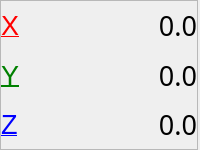
  <widget class="QDockWidget" name="positionDockWidget">
   <property name="enabled">
    <bool>true</bool>
   </property>
   <property name="minimumSize">
    <size>
     <width>117</width>
     <height>150</height>
    </size>
   </property>
   <property name="maximumSize">
    <size>
     <width>300</width>
     <height>150</height>
    </size>
   </property>
   <property name="features">
    <set>QDockWidget::DockWidgetClosable|QDockWidget::DockWidgetMovable</set>
   </property>
   <property name="windowTitle">
    <string>Tool Position</string>
   </property>
   <attribute name="dockWidgetArea">
    <number>2</number>
   </attribute>
   <widget class="QWidget" name="dockWidgetContents_3">
    <layout class="QVBoxLayout" name="verticalLayout_10">
     <property name="spacing">
      <number>0</number>
     </property>
     <property name="leftMargin">
      <number>0</number>
     </property>
     <property name="topMargin">
      <number>0</number>
     </property>
     <property name="rightMargin">
      <number>2</number>
     </property>
     <property name="bottomMargin">
      <number>0</number>
     </property>
     <item>
      <widget class="QFrame" name="frame_6">
       <property name="frameShape">
        <enum>QFrame::StyledPanel</enum>
       </property>
       <property name="frameShadow">
        <enum>QFrame::Raised</enum>
       </property>
       <layout class="QVBoxLayout" name="verticalLayout_19">
        <property name="spacing">
         <number>0</number>
        </property>
        <property name="leftMargin">
         <number>0</number>
        </property>
        <property name="topMargin">
         <number>0</number>
        </property>
        <property name="rightMargin">
         <number>0</number>
        </property>
        <property name="bottomMargin">
         <number>0</number>
        </property>
        <item>
         <layout class="QGridLayout" name="gridLayout_2" columnstretch="0,1">
          <item row="2" column="1">
           <widget class="QLabel" name="zLabel">
            <property name="font">
             <font>
              <family>Courier 10 Pitch</family>
              <pointsize>20</pointsize>
             </font>
            </property>
            <property name="toolTip">
             <string>Current Z position</string>
            </property>
            <property name="text">
             <string>0.0</string>
            </property>
            <property name="alignment">
             <set>Qt::AlignRight|Qt::AlignTrailing|Qt::AlignVCenter</set>
            </property>
           </widget>
          </item>
          <item row="2" column="0">
           <widget class="QLabel" name="label_12">
            <property name="sizePolicy">
             <sizepolicy hsizetype="Maximum" vsizetype="Preferred">
              <horstretch>0</horstretch>
              <verstretch>0</verstretch>
             </sizepolicy>
            </property>
            <property name="font">
             <font>
              <pointsize>20</pointsize>
              <underline>true</underline>
             </font>
            </property>
            <property name="styleSheet">
             <string notr="true">color:blue</string>
            </property>
            <property name="text">
             <string>Z</string>
            </property>
           </widget>
          </item>
          <item row="0" column="0">
           <widget class="QLabel" name="label_10">
            <property name="sizePolicy">
             <sizepolicy hsizetype="Maximum" vsizetype="Preferred">
              <horstretch>0</horstretch>
              <verstretch>0</verstretch>
             </sizepolicy>
            </property>
            <property name="font">
             <font>
              <pointsize>20</pointsize>
              <underline>true</underline>
             </font>
            </property>
            <property name="styleSheet">
             <string notr="true">color:red</string>
            </property>
            <property name="text">
             <string>X</string>
            </property>
           </widget>
          </item>
          <item row="0" column="1">
           <widget class="QLabel" name="xLabel">
            <property name="font">
             <font>
              <family>Courier 10 Pitch</family>
              <pointsize>20</pointsize>
             </font>
            </property>
            <property name="toolTip">
             <string>Current X position</string>
            </property>
            <property name="text">
             <string>0.0</string>
            </property>
            <property name="alignment">
             <set>Qt::AlignRight|Qt::AlignTrailing|Qt::AlignVCenter</set>
            </property>
           </widget>
          </item>
          <item row="1" column="0">
           <widget class="QLabel" name="label_11">
            <property name="sizePolicy">
             <sizepolicy hsizetype="Maximum" vsizetype="Preferred">
              <horstretch>0</horstretch>
              <verstretch>0</verstretch>
             </sizepolicy>
            </property>
            <property name="font">
             <font>
              <pointsize>20</pointsize>
              <underline>true</underline>
             </font>
            </property>
            <property name="styleSheet">
             <string notr="true">color:green</string>
            </property>
            <property name="text">
             <string>Y</string>
            </property>
           </widget>
          </item>
          <item row="1" column="1">
           <widget class="QLabel" name="yLabel">
            <property name="font">
             <font>
              <family>Courier 10 Pitch</family>
              <pointsize>20</pointsize>
             </font>
            </property>
            <property name="toolTip">
             <string>Current Y position</string>
            </property>
            <property name="text">
             <string>0.0</string>
            </property>
            <property name="alignment">
             <set>Qt::AlignRight|Qt::AlignTrailing|Qt::AlignVCenter</set>
            </property>
           </widget>
          </item>
         </layout>
        </item>
       </layout>
      </widget>
     </item>
    </layout>
   </widget>
  </widget>
